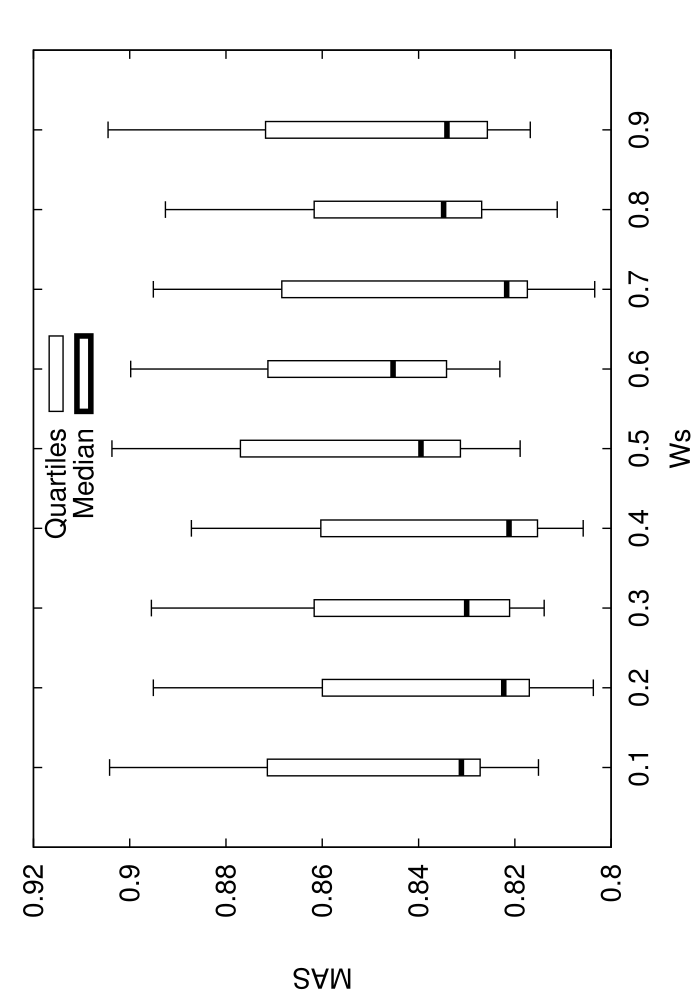

This chart was generated by the following gnuplot code:
set terminal postscript enhanced 20
set xrange[0:1]
set xlabel 'Ws'
set ylabel 'MAS'
set key ins vert center top spacing 1.0
set output 'stat_COMP_WI04.dat.eps'
set bars 4.0
set style fill empty
plot 'stat_COMP_WI04.dat.elab' using 1:3:2:6:5:xticlabel(1) with candlesticks lt -1 lw 1 title 'Quartiles' whiskerbars,'' using 1:4:4:4:4:xticlabels(1) with candlesticks lt -1 lw 4 title 'Median'
